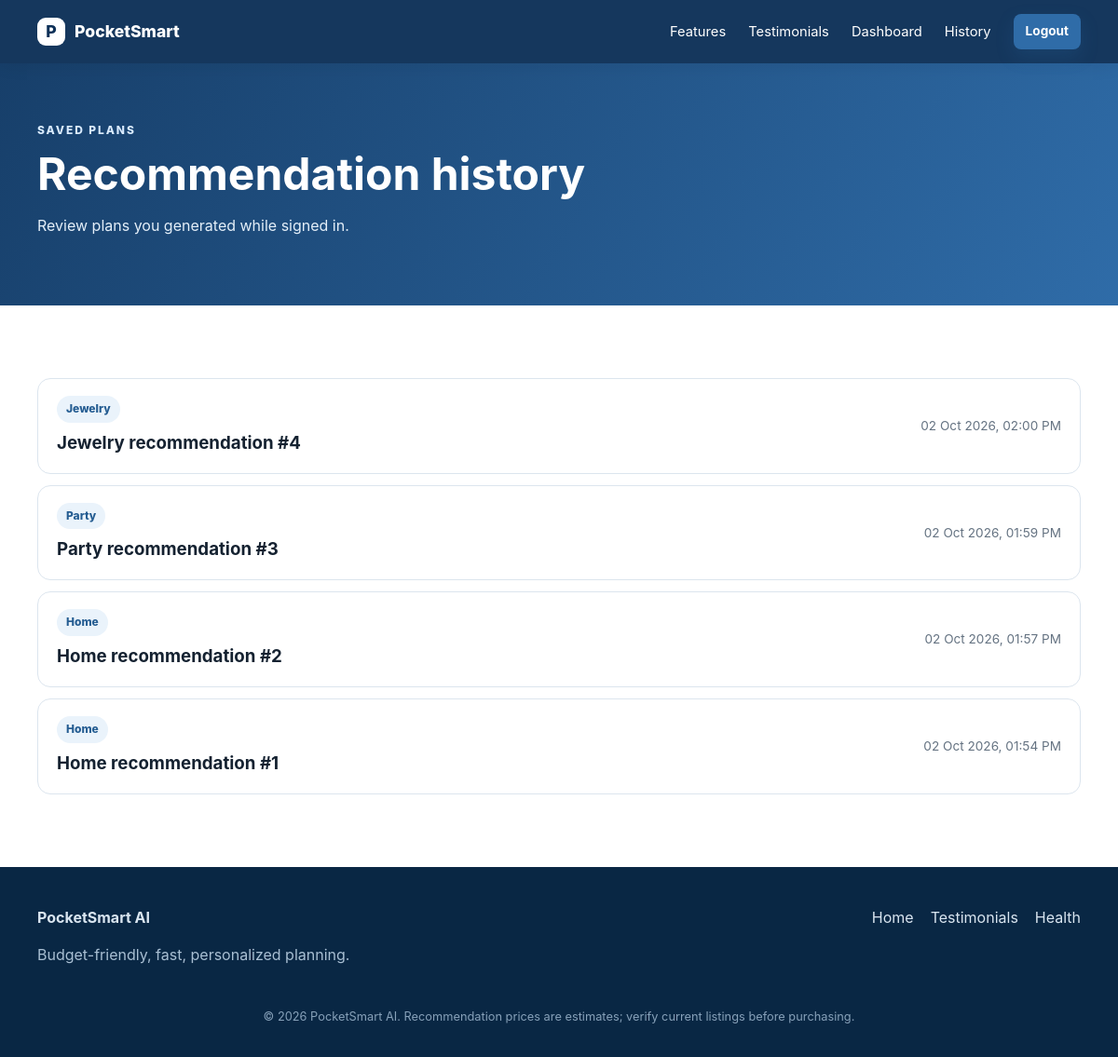
Screenshot of /history (signed in) with the database file from the repository.
### app/models.py (models this page shows)
class Recommendation(Base):
    __tablename__ = "recommendations"
    id: Mapped[int] = mapped_column(Integer, primary_key=True, index=True)
    user_id: Mapped[int] = mapped_column(ForeignKey("users.id"), index=True, nullable=False)
    category: Mapped[str] = mapped_column(String(50), index=True, nullable=False)
    input_json: Mapped[str] = mapped_column(Text, nullable=False)
    result_json: Mapped[str] = mapped_column(Text, nullable=False)
    created_at: Mapped[datetime] = mapped_column(DateTime(timezone=True), default=utcnow)
    user: Mapped[User] = relationship(back_populates="recommendations")

### app/routes.py (the view)
@router.get("/history", response_class=HTMLResponse)
def history(request: Request, db: Session = Depends(get_db)):
    user = get_session_user(request, db)
    if not user:
        return RedirectResponse("/login", status_code=303)
    records = db.scalars(select(Recommendation).where(Recommendation.user_id == user.id).order_by(desc(Recommendation.created_at))).all()
    return templates.TemplateResponse(request=request, name="history.html", context=context(request, db, records=records))

### templates/history.html (shortened to what this page needs)
{% extends "base.html" %}
{% block content %}
<section class="page-hero"><div class="shell"><span class="eyebrow">SAVED PLANS</span><h1>Recommendation history</h1><p>Review plans you generated while signed in.</p></div></section><section class="section shell">{% if records %}<div class="history-list">{% for item in records %}<a class="history-item" href="/recommendations-details/{{ item.id }}"><div><span class="badge">{{ item.category }}</span><h3>{{ item.category }} recommendation #{{ item.id }}</h3></div><time>{{ item.created_at.strftime('%d %b %Y, %I:%M %p') }}</time></a>{% endfor %}</div>{% else %}<div class="empty">Your history is empty.</div>{% endif %}</section>
{% endblock %}

### templates/base.html (shortened to what this page needs)
<!doctype html>
<html lang="en">
<head>
  <link rel="stylesheet" href="{{ url_for('static', path='/css/styles.css') }}">
</head>
<body>
<header class="site-header">
  <nav class="nav shell">
    <a class="brand" href="/"><span class="brand-mark">P</span>PocketSmart</a>
    <div class="nav-links" data-nav-links>
      <a href="/#features">Features</a>
      <a href="/testimonials">Testimonials</a>
      {% if user %}
        <a href="/dashboard">Dashboard</a>
        <a href="/history">History</a>
        <a class="btn btn-small" href="/logout">Logout</a>
      {% else %}
        <a href="/login">Sign in</a>
        <a class="btn btn-small" href="/register">Get Started</a>
      {% endif %}
    </div>
  </nav>
</header>
<main>{% block content %}{% endblock %}</main>
<footer class="footer">
  <div class="shell footer-grid">
    <div><strong>PocketSmart AI</strong><p>Budget-friendly, fast, personalized planning.</p></div>
    <div><a href="/">Home</a><a href="/testimonials">Testimonials</a><a href="/health">Health</a></div>
  </div>
  <p class="copyright">© 2026 PocketSmart AI. Recommendation prices are estimates; verify current listings before purchasing.</p>
</footer>
</body>
</html>

### static/css/styles.css (style rules this page uses)
:root { --navy:#0e3158;--blue:#22588e;--sky:#edf5fc;--ink:#152231;--muted:#657382;--line:#dce5ee;--white:#fff;--shadow:0 12px 34px rgba(15,49,88,.10) }
* { box-sizing:border-box }
html { scroll-behavior:smooth }
body { margin:0;font-family:Inter,ui-sans-serif,system-ui,-apple-system,BlinkMacSystemFont,"Segoe UI",sans-serif;color:var(--ink);background:#fff;line-height:1.55 }
a { color:inherit;text-decoration:none }
.shell { width:min(1120px,calc(100% - 32px));margin:auto }
.site-header { position:sticky;top:0;z-index:20;background:rgba(14,49,88,.97);color:#fff;box-shadow:0 2px 18px rgba(0,0,0,.08) }
.nav { height:68px;display:flex;align-items:center;justify-content:space-between }
.brand { display:flex;align-items:center;gap:10px;font-weight:800;font-size:1.1rem }
.brand-mark { display:grid;place-items:center;width:30px;height:30px;border-radius:9px;background:#fff;color:var(--navy) }
.nav-links { display:flex;align-items:center;gap:24px;font-size:.92rem }
.btn { display:inline-flex;align-items:center;justify-content:center;background:#2f6ca8;color:#fff;border:0;border-radius:10px;padding:12px 20px;font-weight:700;cursor:pointer;box-shadow:0 8px 20px rgba(47,108,168,.2) }
.btn-small { padding:8px 13px;border-radius:8px;font-size:.85rem }
.eyebrow { display:inline-block;font-size:.75rem;font-weight:800;letter-spacing:.16em;margin-bottom:12px;color:#d9ebff }
.hero h1,.page-hero h1 { font-size:clamp(2.3rem,5vw,4.5rem);line-height:1.04;margin:0 0 18px }
.section { padding:78px 0 }
.footer { background:#092744;color:#d9e5f0;padding:42px 0 20px }
.footer-grid { display:flex;justify-content:space-between }
.footer-grid p { color:#a9bfd3 }
.footer-grid div:last-child { display:flex;gap:18px }
.copyright { text-align:center;color:#87a1b9;font-size:.8rem;margin-top:28px }
.page-hero { background:linear-gradient(120deg,#173f6a,#2f6ca8);color:#fff;padding:58px 0 }
.page-hero h1 { font-size:clamp(2rem,4vw,3.4rem) }
.page-hero p { max-width:760px;color:#e4eff9 }
.source-chip,.badge,.platform { display:inline-block;border-radius:999px;padding:5px 10px;font-size:.75rem;font-weight:800 }
.badge { background:#eaf3fb;color:#255d92 }
.history-list { display:grid;gap:12px }
.history-item { display:flex;justify-content:space-between;align-items:center;gap:20px;border:1px solid var(--line);border-radius:14px;padding:18px 20px;background:#fff }
.history-item h3 { margin:7px 0 0 }
.history-item time { color:var(--muted);font-size:.85rem }

### rows the page displays
Recommendation: category "Jewelry", id "4", created_at "02 Oct 2026, 02:00 PM"
Recommendation: category "Party", id "3", created_at "02 Oct 2026, 01:59 PM"
Recommendation: category "Home", id "2", created_at "02 Oct 2026, 01:57 PM"
Recommendation: category "Home", id "1", created_at "02 Oct 2026, 01:54 PM"
